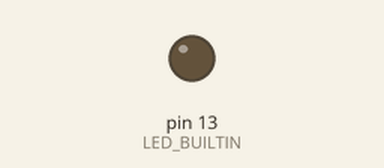
Simulated run of this sketch. Board: Arduino Uno, built with avr-gcc and run on an emulated ATmega328P. On the bench: output pins drawn as LEDs (lit = HIGH). What the sketch prints to the serial monitor is not drawn.

Above: at 0.1 s.
At 129.1 s:
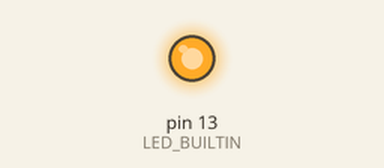
Timing chart, 0 to 130.0 s (numbered marks = the images above):
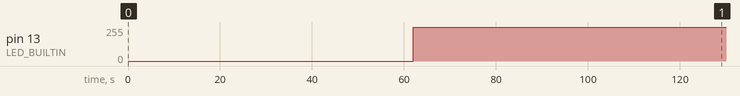

The sketch:

isr_timer.ino
```cpp
#include "SoftwareSerial.h"

void task_100ms(void);
void led_toogle(void);

unsigned long counter_ms;
unsigned long counter_us;

void setup()
{
    // put your setup code here, to run once:
    pinMode(LED_BUILTIN, OUTPUT);
    Serial.begin(9600);
    while (!Serial)
    {
        /* 等待连接 */
    }
    Serial.println("start running...");
}

void task_1000ms(void)
{
    led_toogle();
}

void led_toogle(void)
{
    static unsigned long n = 0U;

    if(n % 2 == 0)
    {
        digitalWrite(LED_BUILTIN, HIGH);   // turn the LED on (HIGH is the voltage level)
    }
    else
    {
        digitalWrite(LED_BUILTIN, LOW);    // turn the LED off by making the voltage LOW
    }
    n++;
}

void loop()
{
    // put your main code here, to run repeatedly:
    counter_ms = millis();
    counter_us = micros();
    #ifdef TEST_TIMER
    Serial.print("counter_ms: ");
    Serial.print(counter_ms);
    Serial.print("\t");
    Serial.print("counter_us: ");
    Serial.println(counter_us);
    Serial.println("-----------------------------------------------------------");
    delay(1000);
    #endif
    if(counter_ms % 1000 == 0)
    {
        task_1000ms();
    }
}
```

Measured:
- by itself, pin 13 (LED_BUILTIN): 0/255 → 255/255 at 62.0 s
